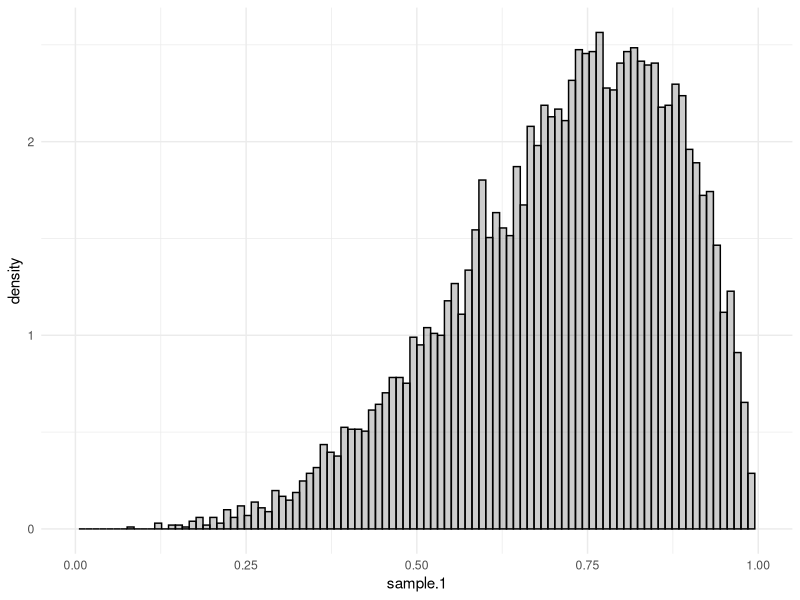
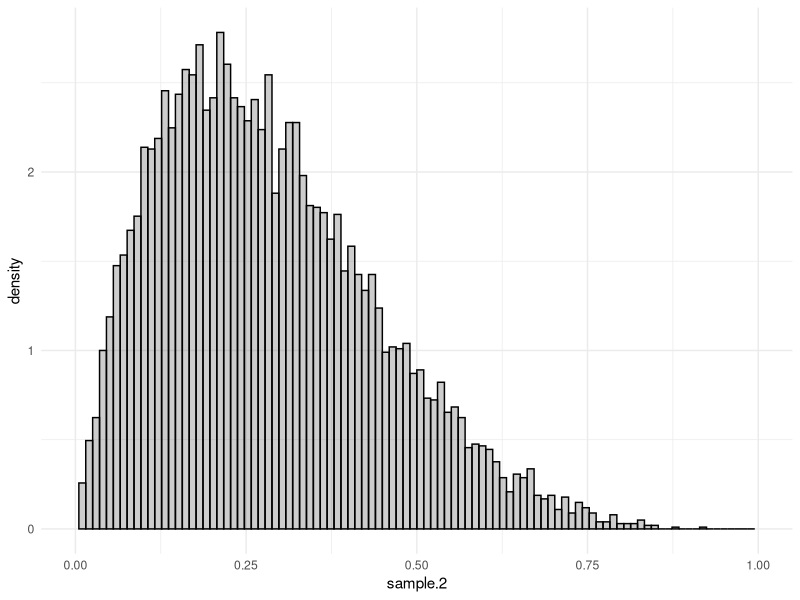
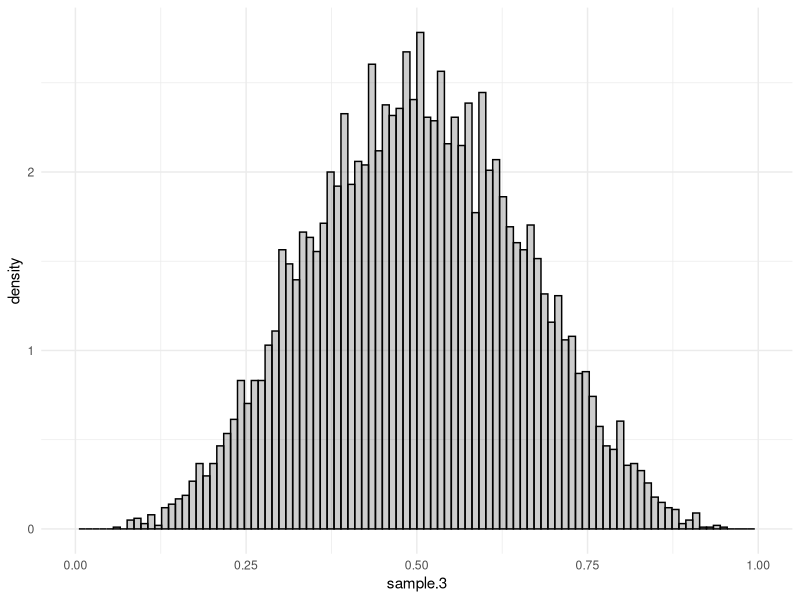
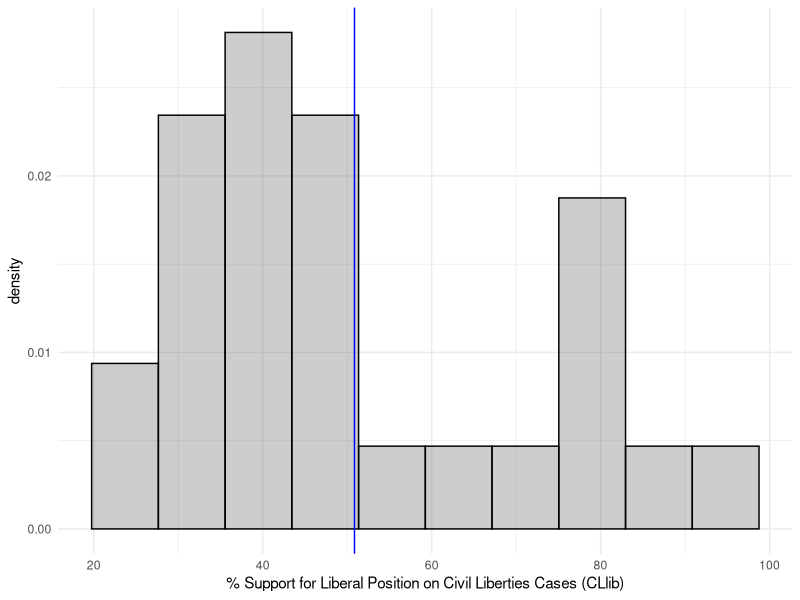
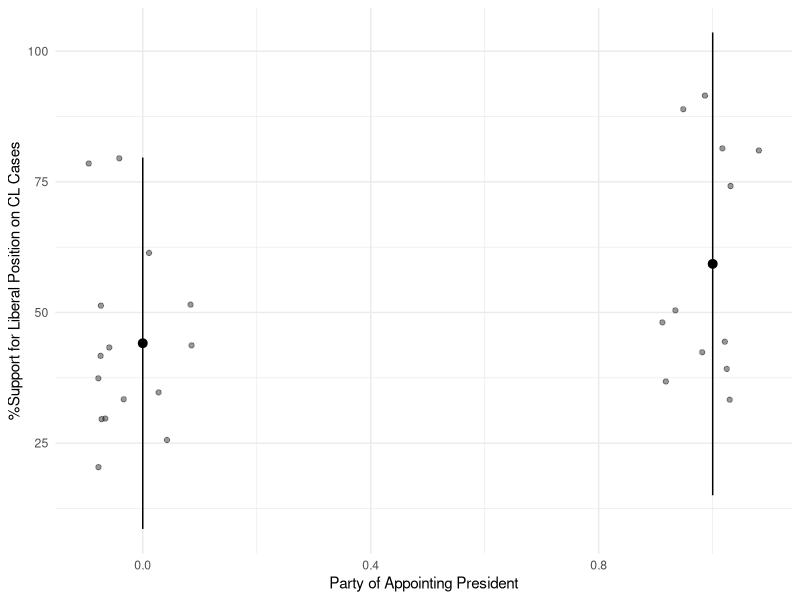
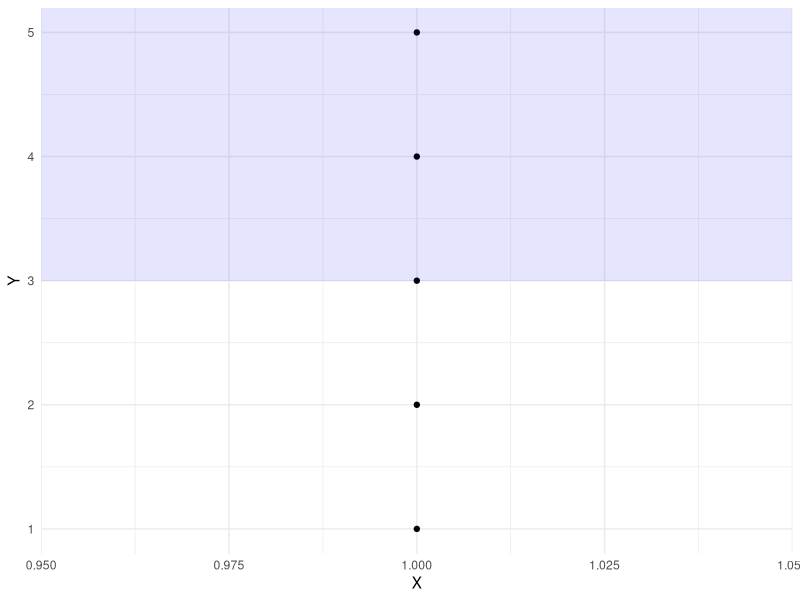
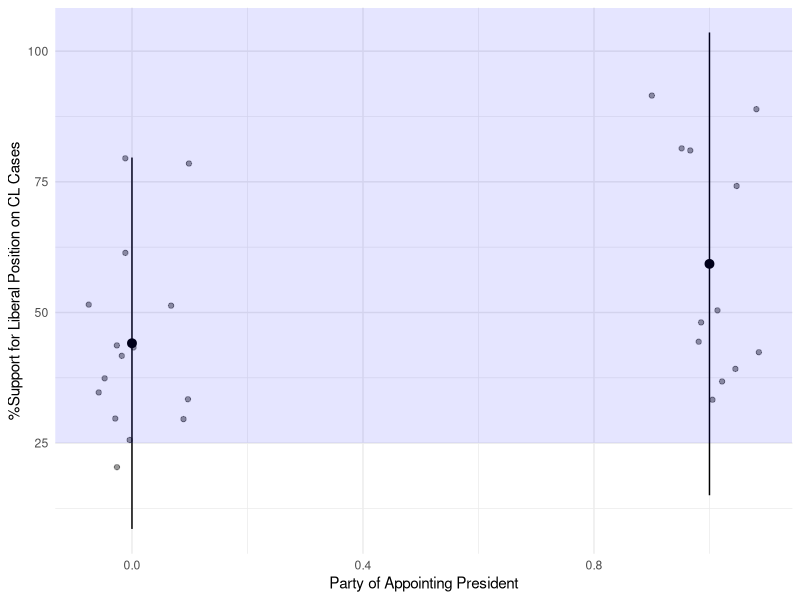
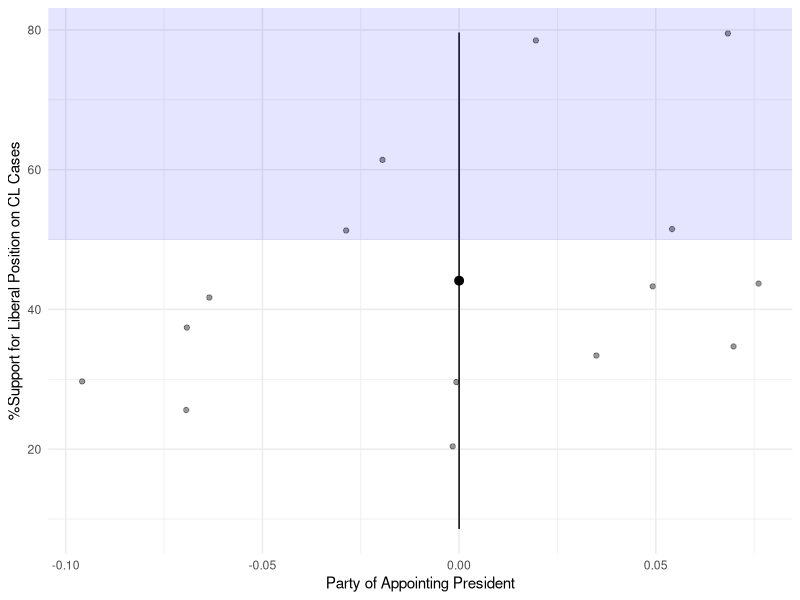

The R script that drew these images, in order:
## ---- chunk 1
#| echo: false
library(ggplot2)
theme_set(theme_minimal())
## ---- chunk 2
#| echo: false
set.seed(220220)
sample.1 = rbeta(10000, 5, 2)
sample.2 = rbeta(10000, 2, 5)
sample.3 = rbeta(10000, 5, 5)
## ---- chunk 3
#| echo: false
#| warning: false 
#| layout-ncol: 3
#| fig-cap:
#|  - "Histogram 1"
#|  - "Histogram 2"
#|  - "Histogram 3" 

ggplot() + geom_histogram(aes(x=sample.1, y=after_stat(density)), bins=100, alpha=.3, color='black') + xlim(0,1) 
ggplot() + geom_histogram(aes(x=sample.2, y=after_stat(density)), bins=100, alpha=.3, color='black') + xlim(0,1)
ggplot() + geom_histogram(aes(x=sample.3, y=after_stat(density)), bins=100, alpha=.3, color='black') + xlim(0,1)
## ---- chunk 4
#| echo: true
EMdata = read.csv("EMdata.csv")
## ---- chunk 5
#| echo: true

CL.histogram = ggplot(EMdata) + 
           geom_histogram(aes(x=CLlib, y=after_stat(density)), 
                          bins=10, alpha=.3, color='black') +  
           geom_vline(aes(xintercept=mean(CLlib)), 
                          color="blue") +
           xlab("% Support for Liberal Position on Civil Liberties Cases (CLlib)")

CL.histogram
## ---- chunk 6
#| echo: true

civil.liberties.plot = ggplot(EMdata) +  
  geom_point(aes(x=party, y=CLlib), 
             position=position_jitter(w=.1, h=0), alpha=.4) + 
  stat_summary(aes(x=party, y=CLlib), 
              fun=mean, 
              fun.min = function(x) mean(x) - 2*sd(x), 
              fun.max = function(x) mean(x) + 2*sd(x), 
              geom="pointrange") + 
  xlab("Party of Appointing President") + 
  ylab("%Support for Liberal Position on CL Cases")

civil.liberties.plot
## ---- chunk 7
#| echo: true
freq.data = data.frame(Y = c(1,2,3,4,5), X = c(1,1,1,1,1))
# a random X is included as r likes it in scatter plots
ggplot(freq.data)+
  geom_point(aes(x=X, y = Y))+
  annotate("rect", xmin = -Inf, xmax = Inf, ymax = Inf, ymin = 3, alpha = .1,fill = "blue")

## ---- chunk 8
#| echo: true
# Getting the indicators
library(dplyr) 
# using the library for manipulation

EMdata.indicator25 = EMdata%>%
  mutate(indicator = ifelse(CLlib >= 25, 1, 0))
# `ifelse` sentence that would return 1 when the condition, CLlib >= 25, is true and 0 when CLlib < 25
# `mutate` creates a individual column of the indicators

mean(EMdata.indicator25$indicator)
## ---- chunk 9
#| echo: true
# Getting the frequency of items satisfying conditions
EMdata.freq25 = EMdata%>%
  summarise(freq = mean(CLlib >= 25))
# this returns a data frame containing only the frequency 

EMdata.freq25$freq
## ---- chunk 10
#| echo: true

CLindicator25.plot = ggplot(EMdata) +  
  geom_point(aes(x=party, y=CLlib), 
             position=position_jitter(w=.1, h=0), alpha=.4) + 
  stat_summary(aes(x=party, y=CLlib), 
              fun=mean, 
              fun.min = function(x) mean(x) - 2*sd(x), 
              fun.max = function(x) mean(x) + 2*sd(x), 
              geom="pointrange") + 
  annotate("rect", xmin = -Inf, xmax = Inf, ymax = Inf, ymin = 25, alpha = .1,fill = "blue")+
  xlab("Party of Appointing President") + 
  ylab("%Support for Liberal Position on CL Cases")

CLindicator25.plot
## ---- chunk 11
#| echo: true
EMdata.repub = EMdata%>%
  filter(party == 0)

# Indicator
EMdata.indicator50.repub = EMdata.repub%>%
  mutate(indicator = ifelse(CLlib >= 50, 1, 0))

# Frequency
EMdata.freq50.repub = EMdata.repub%>%
  summarise(freq = mean(CLlib >= 50))

print(paste("The mean of indicators is ", mean(EMdata.indicator50.repub$indicator)))
print(paste("The frequency is ", EMdata.freq50.repub$freq))
## ---- chunk 12
# Visualize Indicator Function
CLindicator50.repub.plot = ggplot(EMdata.repub) +  
  geom_point(aes(x=party, y=CLlib), 
             position=position_jitter(w=.1, h=0), alpha=.4) + 
  stat_summary(aes(x=party, y=CLlib), 
              fun=mean, 
              fun.min = function(x) mean(x) - 2*sd(x), 
              fun.max = function(x) mean(x) + 2*sd(x), 
              geom="pointrange") + 
  annotate("rect", xmin = -Inf, xmax = Inf, ymax = Inf, ymin = 50, alpha = .1,fill = "blue")+
  xlab("Party of Appointing President") + 
  ylab("%Support for Liberal Position on CL Cases")

CLindicator50.repub.plot
